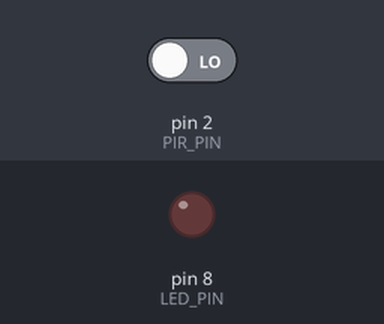
Bench run of a sketch on a simulated Arduino Nano, built with avr-gcc and run on an emulated ATmega328P. Parts: output pins drawn as LEDs (lit = HIGH). The test bench sets the inputs (shaded band); at power-on: pin 2 (PIR_PIN) LOW. What the sketch prints to the serial monitor is not drawn.

Above: at 1.2 s.
1.3 s: pin 2 (PIR_PIN) driven HIGH
At 2.2 s:
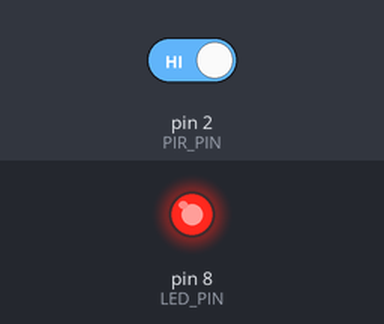
2.8 s: pin 2 (PIR_PIN) driven LOW
At 3.4 s:
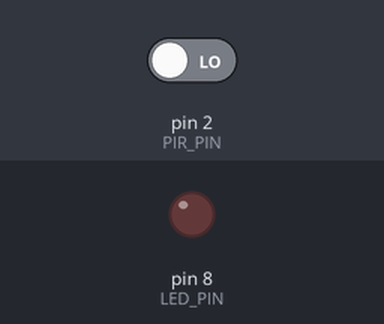
Timing chart, 0 to 5.8 s (numbered marks = the images above; inputs shaded):
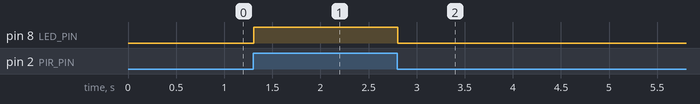

The sketch:

IOT.ino
```cpp
#define PIR_PIN 2
#define LED_PIN 8

void setup() {
  Serial.begin(9600);
  pinMode(PIR_PIN, INPUT);   // PIR Wokwi dùng INPUT
  pinMode(LED_PIN, OUTPUT);
}

void loop() {
  int motion = digitalRead(PIR_PIN);
  Serial.println(motion);

  if (motion == HIGH) {
    digitalWrite(LED_PIN, HIGH); // có chuyển động → bật đèn
  } else {
    digitalWrite(LED_PIN, LOW);  // không có → tắt
  }
}
```

Measured:
- after the input at 1.3 s, pin 8 (LED_PIN): LOW → HIGH at once
- after the input at 2.8 s, pin 8 (LED_PIN): HIGH → LOW at once
